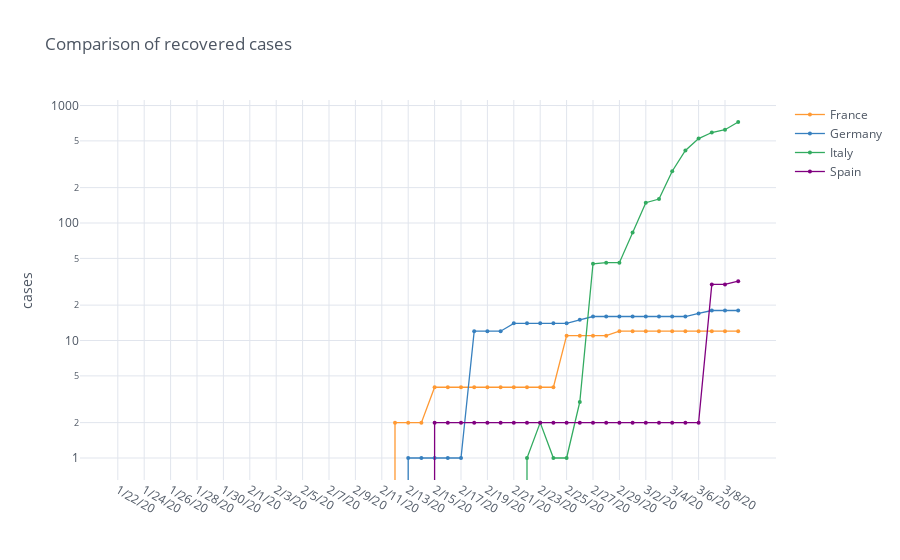

Notebook code cell kept with this figure:
### Code cell
recovered_cases_countries = df_recovered[df_recovered['Country/Region'].isin(countries)].loc[:, '1/22/20':].transpose(copy=True)
countries_columns = df_recovered[df_recovered['Country/Region'].isin(countries)].loc[:, 'Country/Region'].tolist()
recovered_cases_countries.columns = countries_columns

# recovered_cases_countries.head()

fig = recovered_cases_countries.iplot(theme="white", title='Comparison of recovered cases', size=4, yTitle='cases', mode='lines+markers', asFigure=True)
fig.update_layout(yaxis_type="log")
fig.show()

### Figure 1 — Plotly figure (JSON) as saved in the notebook; plotly's stock layout.template omitted (floating-point values rounded to 4 significant figures)
{"data": [{"line": {"color": "rgba(255, 153, 51, 1.0)", "dash": "solid", "shape": "linear", "width": 1.3}, "marker": {"size": 4, "symbol": "circle"}, "mode": "lines+markers", "name": "France", "text": "", "type": "scatter", "x": ["1/22/20", "1/23/20", "1/24/20", "1/25/20", "1/26/20", "1/27/20", "1/28/20", "1/29/20", "1/30/20", "1/31/20", "2/1/20", "2/2/20", "2/3/20", "2/4/20", "2/5/20", "2/6/20", "2/7/20", "2/8/20", "2/9/20", "2/10/20", "2/11/20", "2/12/20", "2/13/20", "2/14/20", "2/15/20", "2/16/20", "2/17/20", "2/18/20", "2/19/20", "2/20/20", "2/21/20", "2/22/20", "2/23/20", "2/24/20", "2/25/20", "2/26/20", "2/27/20", "2/28/20", "2/29/20", "3/1/20", "3/2/20", "3/3/20", "3/4/20", "3/5/20", "3/6/20", "3/7/20", "3/8/20", "3/9/20"], "y": [0, 0, 0, 0, 0, 0, 0, 0, 0, 0, 0, 0, 0, 0, 0, 0, 0, 0, 0, 0, 0, 2, 2, 2, 4, 4, 4, 4, 4, 4, 4, 4, 4, 4, 11, 11, 11, 11, 12, 12, 12, 12, 12, 12, 12, 12, 12, 12]}, {"line": {"color": "rgba(55, 128, 191, 1.0)", "dash": "solid", "shape": "linear", "width": 1.3}, "marker": {"size": 4, "symbol": "circle"}, "mode": "lines+markers", "name": "Germany", "text": "", "type": "scatter", "x": ["1/22/20", "1/23/20", "1/24/20", "1/25/20", "1/26/20", "1/27/20", "1/28/20", "1/29/20", "1/30/20", "1/31/20", "2/1/20", "2/2/20", "2/3/20", "2/4/20", "2/5/20", "2/6/20", "2/7/20", "2/8/20", "2/9/20", "2/10/20", "2/11/20", "2/12/20", "2/13/20", "2/14/20", "2/15/20", "2/16/20", "2/17/20", "2/18/20", "2/19/20", "2/20/20", "2/21/20", "2/22/20", "2/23/20", "2/24/20", "2/25/20", "2/26/20", "2/27/20", "2/28/20", "2/29/20", "3/1/20", "3/2/20", "3/3/20", "3/4/20", "3/5/20", "3/6/20", "3/7/20", "3/8/20", "3/9/20"], "y": [0, 0, 0, 0, 0, 0, 0, 0, 0, 0, 0, 0, 0, 0, 0, 0, 0, 0, 0, 0, 0, 0, 1, 1, 1, 1, 1, 12, 12, 12, 14, 14, 14, 14, 14, 15, 16, 16, 16, 16, 16, 16, 16, 16, 17, 18, 18, 18]}, {"line": {"color": "rgba(50, 171, 96, 1.0)", "dash": "solid", "shape": "linear", "width": 1.3}, "marker": {"size": 4, "symbol": "circle"}, "mode": "lines+markers", "name": "Italy", "text": "", "type": "scatter", "x": ["1/22/20", "1/23/20", "1/24/20", "1/25/20", "1/26/20", "1/27/20", "1/28/20", "1/29/20", "1/30/20", "1/31/20", "2/1/20", "2/2/20", "2/3/20", "2/4/20", "2/5/20", "2/6/20", "2/7/20", "2/8/20", "2/9/20", "2/10/20", "2/11/20", "2/12/20", "2/13/20", "2/14/20", "2/15/20", "2/16/20", "2/17/20", "2/18/20", "2/19/20", "2/20/20", "2/21/20", "2/22/20", "2/23/20", "2/24/20", "2/25/20", "2/26/20", "2/27/20", "2/28/20", "2/29/20", "3/1/20", "3/2/20", "3/3/20", "3/4/20", "3/5/20", "3/6/20", "3/7/20", "3/8/20", "3/9/20"], "y": [0, 0, 0, 0, 0, 0, 0, 0, 0, 0, 0, 0, 0, 0, 0, 0, 0, 0, 0, 0, 0, 0, 0, 0, 0, 0, 0, 0, 0, 0, 0, 1, 2, 1, 1, 3, 45, 46, 46, 83, 149, 160, 276, 414, 523, 589, 622, 724]}, {"line": {"color": "rgba(128, 0, 128, 1.0)", "dash": "solid", "shape": "linear", "width": 1.3}, "marker": {"size": 4, "symbol": "circle"}, "mode": "lines+markers", "name": "Spain", "text": "", "type": "scatter", "x": ["1/22/20", "1/23/20", "1/24/20", "1/25/20", "1/26/20", "1/27/20", "1/28/20", "1/29/20", "1/30/20", "1/31/20", "2/1/20", "2/2/20", "2/3/20", "2/4/20", "2/5/20", "2/6/20", "2/7/20", "2/8/20", "2/9/20", "2/10/20", "2/11/20", "2/12/20", "2/13/20", "2/14/20", "2/15/20", "2/16/20", "2/17/20", "2/18/20", "2/19/20", "2/20/20", "2/21/20", "2/22/20", "2/23/20", "2/24/20", "2/25/20", "2/26/20", "2/27/20", "2/28/20", "2/29/20", "3/1/20", "3/2/20", "3/3/20", "3/4/20", "3/5/20", "3/6/20", "3/7/20", "3/8/20", "3/9/20"], "y": [0, 0, 0, 0, 0, 0, 0, 0, 0, 0, 0, 0, 0, 0, 0, 0, 0, 0, 0, 0, 0, 0, 0, 0, 2, 2, 2, 2, 2, 2, 2, 2, 2, 2, 2, 2, 2, 2, 2, 2, 2, 2, 2, 2, 2, 30, 30, 32]}], "layout": {"legend": {"bgcolor": "#FFFFFF", "font": {"color": "#4D5663"}}, "paper_bgcolor": "#FFFFFF", "plot_bgcolor": "#FFFFFF", "title": {"font": {"color": "#4D5663"}, "text": "Comparison of recovered cases"}, "xaxis": {"gridcolor": "#E1E5ED", "showgrid": true, "tickfont": {"color": "#4D5663"}, "title": {"font": {"color": "#4D5663"}, "text": ""}, "zerolinecolor": "#E1E5ED"}, "yaxis": {"gridcolor": "#E1E5ED", "showgrid": true, "tickfont": {"color": "#4D5663"}, "title": {"font": {"color": "#4D5663"}, "text": "cases"}, "type": "log", "zerolinecolor": "#E1E5ED"}}}
